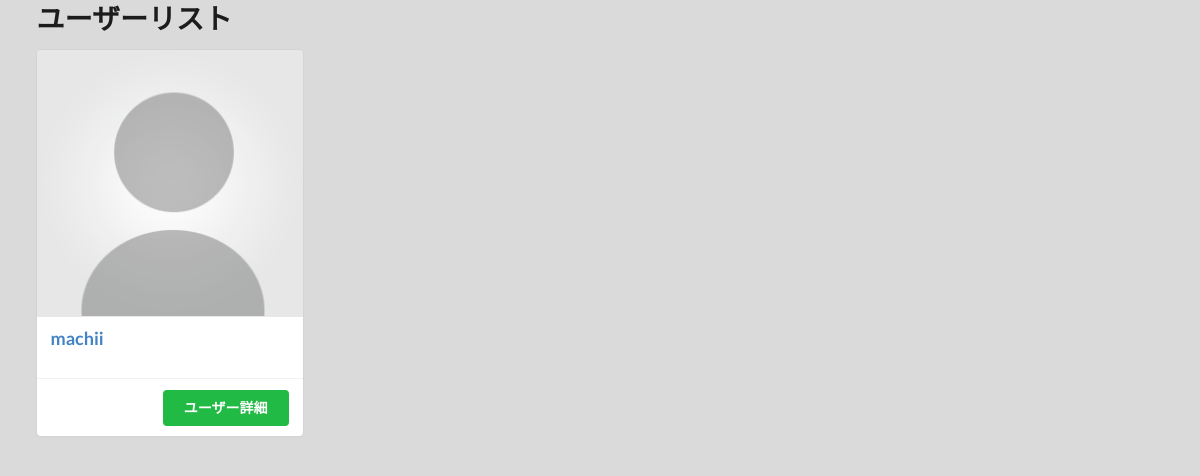
The app's page /users/, older data.
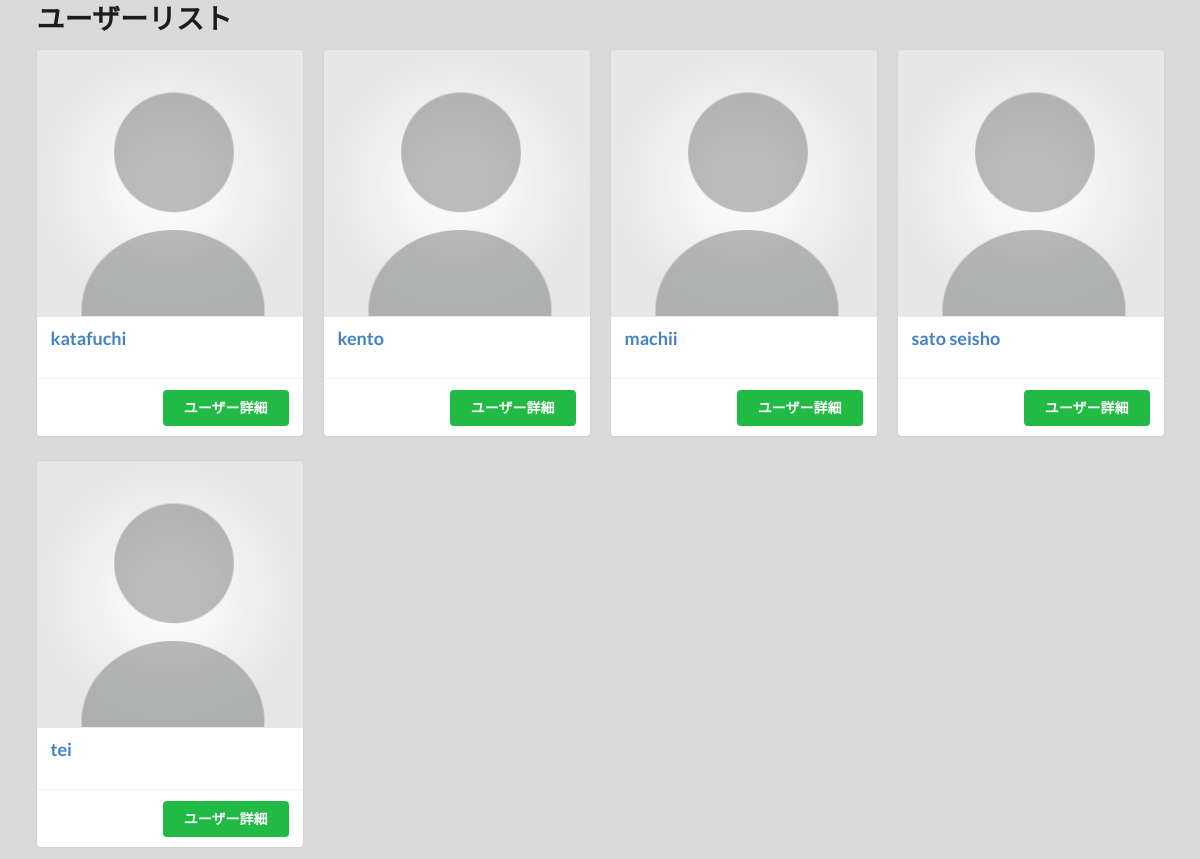
The same page, newer data.
### users/models.py (models this page shows, shortened)
class User(models.Model):
    class Meta:
        db_table = 'user'
        app_label= 'books'
    name = models.CharField(verbose_name='名前', max_length=255, unique=True)
    books = models.ForeignKey(Book, verbose_name='本', null=True, on_delete=models.CASCADE)
    email = models.EmailField(verbose_name='Eメールアドレス', blank=True)
    password = models.CharField(verbose_name='パスワード', max_length=128)

### users/views.py (the view)
# urls.py: path('', views.index, name='index'),
def index(request):
    user_list = User.objects.order_by('name')
    return render(request, 'users/user_list.html', {'user_list': user_list})

### templates/users/user_list.html (shortened to what this page needs)
{% extends "base.html" %}
{% load static %}
{% block content %}
<h1>ユーザーリスト</h1>
<div class="ui four cards">
    {% for user in user_list %}
    <div class="ui card">
        <div class="image">
            {% if user.image %}
            <img src="{{ user.image.url }}">
            {% else %}
            <img src="{% static 'images/unknown_user.png'%}">
            {% endif %}
        </div>
        <div class="content">
            <div class="header"><a href="{% url 'users:user_detail' user.name %}">{{ user.name }}</a></div>
        </div>
        <div class="extra content">
            <a href="{% url 'users:user_detail' user.name %}" class="ui right floated positive button">ユーザー詳細</a>
        </div>
    </div>
    {% endfor %}
</div>
{% endblock %}

### templates/base.html (shortened to what this page needs)
<!doctype html>
{% load static %}
<html lang="ja">
<head>
    <link rel="stylesheet" href="{% static 'vendor/semantic/semantic.min.css' %}">
</head>
<body>
<div class="ui container">
    {% block content %}{% endblock %}
</div>
</body>
</html>

### templates/base.html (style rules this page uses)
body { background-color: #dadada; }
body > .container { height: 100%; }

Row changes from the older to the newer data that the page shows:
added User: name "katafuchi"
added User: name "kento"
added User: name "sato seisho"
added User: name "tei"
